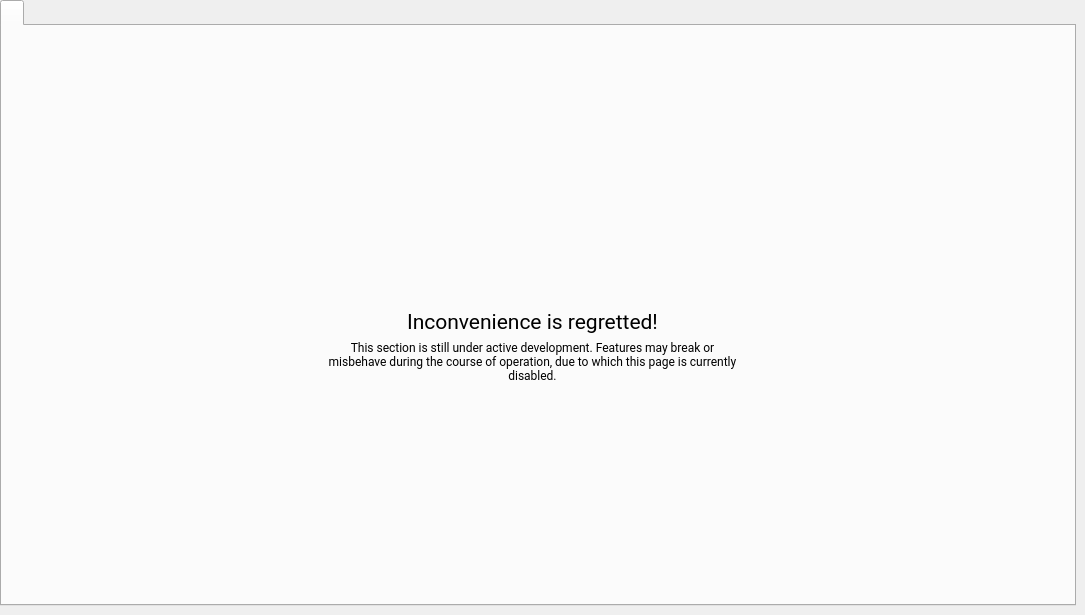
    <widget class="QWidget" name="tab_4">
     <attribute name="title">
      <string>Messages</string>
     </attribute>
     <widget class="QTabWidget" name="tabWidget_8">
      <property name="geometry">
       <rect>
        <x>0</x>
        <y>0</y>
        <width>1076</width>
        <height>606</height>
       </rect>
      </property>
      <property name="currentIndex">
       <number>0</number>
      </property>
      <property name="iconSize">
       <size>
        <width>20</width>
        <height>20</height>
       </size>
      </property>
      <widget class="QWidget" name="tab_12">
       <attribute name="icon">
        <iconset resource="icons.qrc">
         <normaloff>:/icons/active_svg/messages.svg</normaloff>:/icons/active_svg/messages.svg</iconset>
       </attribute>
       <attribute name="title">
        <string/>
       </attribute>
       <widget class="QLabel" name="label_13">
        <property name="geometry">
         <rect>
          <x>320</x>
          <y>310</y>
          <width>421</width>
          <height>51</height>
         </rect>
        </property>
        <property name="font">
         <font>
          <family>Roboto</family>
          <weight>50</weight>
          <italic>false</italic>
          <bold>false</bold>
         </font>
        </property>
        <property name="styleSheet">
         <string notr="true"/>
        </property>
        <property name="text">
         <string>This section is still under active development. Features may break or misbehave during the course of operation, due to which this page is currently disabled.</string>
        </property>
        <property name="alignment">
         <set>Qt::AlignCenter</set>
        </property>
        <property name="wordWrap">
         <bool>true</bool>
        </property>
       </widget>
       <widget class="QPushButton" name="pushButton">
        <property name="enabled">
         <bool>false</bool>
        </property>
        <property name="geometry">
         <rect>
          <x>470</x>
          <y>150</y>
          <width>120</width>
          <height>120</height>
         </rect>
        </property>
        <property name="text">
         <string/>
        </property>
        <property name="icon">
         <iconset resource="icons.qrc">
          <normaloff>:/icons/active_svg/clock.svg</normaloff>:/icons/active_svg/clock.svg</iconset>
        </property>
        <property name="iconSize">
         <size>
          <width>200</width>
          <height>200</height>
         </size>
        </property>
        <property name="flat">
         <bool>true</bool>
        </property>
       </widget>
       <widget class="QLabel" name="label_179">
        <property name="geometry">
         <rect>
          <x>320</x>
          <y>280</y>
          <width>421</width>
          <height>31</height>
         </rect>
        </property>
        <property name="font">
         <font>
          <family>Roboto</family>
          <pointsize>16</pointsize>
         </font>
        </property>
        <property name="text">
         <string>Inconvenience is regretted!</string>
        </property>
        <property name="alignment">
         <set>Qt::AlignCenter</set>
        </property>
       </widget>
      </widget>
     </widget>
    </widget>
